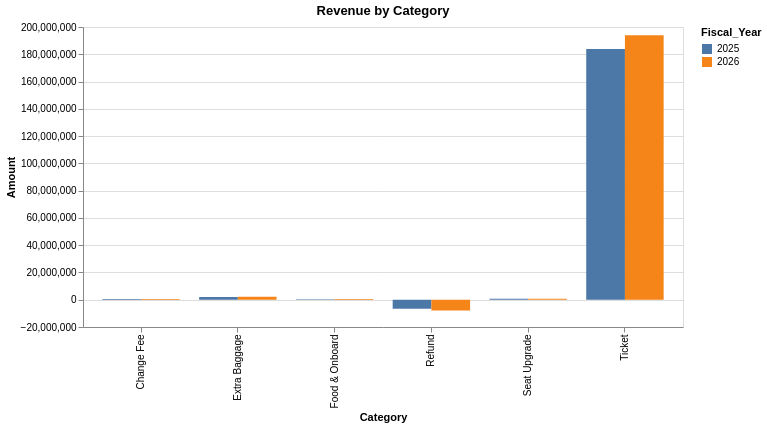

This figure's notebook cell:
### Code cell
revenue_long = revenue_categories.melt(
    id_vars="Fiscal_Year",
    var_name="Category",
    value_name="Amount"
)

alt.Chart(revenue_long).mark_bar().encode(
    x="Category:N",
    y="Amount:Q",
    color="Fiscal_Year:N",
    xOffset="Fiscal_Year:N",
    tooltip=["Category", "Fiscal_Year", "Amount"]
).properties(
    title="Revenue by Category",
    width=600
)

### Figure 1 — Vega-Lite specification as saved in the notebook (floating-point values rounded to 4 significant figures)
{"config": {"view": {"continuousWidth": 300, "continuousHeight": 300}}, "data": {"name": "data-2f222d6c366fffb089e9619f25e43075"}, "mark": {"type": "bar"}, "encoding": {"color": {"field": "Fiscal_Year", "type": "nominal"}, "tooltip": [{"field": "Category", "type": "nominal"}, {"field": "Fiscal_Year", "type": "quantitative"}, {"field": "Amount", "type": "quantitative"}], "x": {"field": "Category", "type": "nominal"}, "xOffset": {"field": "Fiscal_Year", "type": "nominal"}, "y": {"field": "Amount", "type": "quantitative"}}, "title": "Revenue by Category", "width": 600, "$schema": "https://vega.github.io/schema/vega-lite/v6.4.1.json", "datasets": {"data-2f222d6c366fffb089e9619f25e43075": [{"Fiscal_Year": 2025, "Category": "Ticket", "Amount": 183900000.0}, {"Fiscal_Year": 2026, "Category": "Ticket", "Amount": 194000000.0}, {"Fiscal_Year": 2025, "Category": "Extra Baggage", "Amount": 2005000.0}, {"Fiscal_Year": 2026, "Category": "Extra Baggage", "Amount": 2141000.0}, {"Fiscal_Year": 2025, "Category": "Seat Upgrade", "Amount": 681200.0}, {"Fiscal_Year": 2026, "Category": "Seat Upgrade", "Amount": 729900.0}, {"Fiscal_Year": 2025, "Category": "Change Fee", "Amount": 560200.0}, {"Fiscal_Year": 2026, "Category": "Change Fee", "Amount": 604800.0}, {"Fiscal_Year": 2025, "Category": "Food & Onboard", "Amount": 436600.0}, {"Fiscal_Year": 2026, "Category": "Food & Onboard", "Amount": 494200.0}, {"Fiscal_Year": 2025, "Category": "Refund", "Amount": -6700000.0}, {"Fiscal_Year": 2026, "Category": "Refund", "Amount": -7846000.0}]}}
